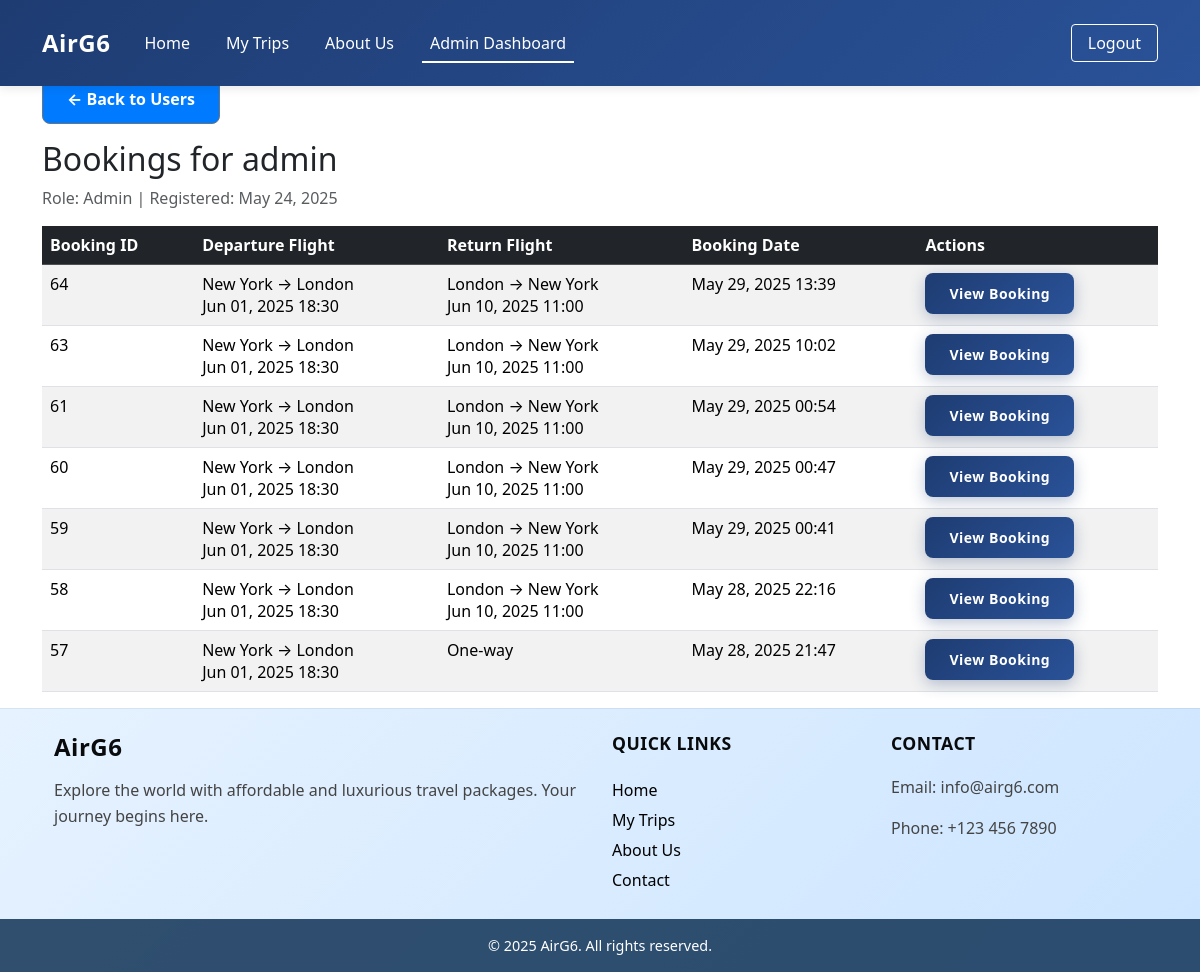
Screenshot of /admin/user_bookings.php?id=2 (signed in) with the database file from the repository.
### tables this page shows
CREATE TABLE `users` (
  `id` int(11) NOT NULL,
  `username` varchar(50) NOT NULL,
  `password` varchar(255) NOT NULL,
  `role` enum('client','admin') NOT NULL DEFAULT 'client',
  `created_at` timestamp NOT NULL DEFAULT current_timestamp()
);

CREATE TABLE `bookings` (
  `booking_id` int(11) NOT NULL,
  `user_id` int(11) DEFAULT NULL,
  `departure_flight_id` int(11) NOT NULL,
  `return_flight_id` int(11) DEFAULT NULL,
  `total_price` decimal(10,2) DEFAULT NULL,
  `booking_date` timestamp NOT NULL DEFAULT current_timestamp(),
  `confirmation_code` varchar(10) DEFAULT NULL,
  `passenger_count` int(11) NOT NULL DEFAULT 1
);

CREATE TABLE `flights` (
  `id` int(11) NOT NULL,
  `departure` varchar(100) DEFAULT NULL,
  `arrival` varchar(100) DEFAULT NULL,
  `departure_date` date DEFAULT NULL,
  `price` decimal(10,2) DEFAULT NULL,
  `airline` varchar(100) DEFAULT NULL,
  `seats_available` int(11) DEFAULT NULL,
  `departure_time` time NOT NULL,
  `arrival_time` time NOT NULL,
  `duration` varchar(20) NOT NULL
);

### admin/user_bookings.php (the view, shortened to what this page needs)
<link rel="stylesheet" href="../css/styles.css">
<?php
require_once '../includes/db.php';
include '../includes/navbar.php';
$user_id = intval($_GET['id']);
$stmt = $conn->prepare("SELECT * FROM users WHERE id = ?");
$stmt->bind_param("i", $user_id);
$stmt->execute();
$user = $stmt->get_result()->fetch_assoc();
$stmt = $conn->prepare("
    SELECT b.*,
    f1.departure as dep_from, f1.arrival as dep_to,
    f1.departure_date as dep_date, f1.departure_time as dep_time,
    f2.departure as ret_from, f2.arrival as ret_to,
    f2.departure_date as ret_date, f2.departure_time as ret_time
    FROM bookings b
    LEFT JOIN flights f1 ON b.departure_flight_id = f1.id
    LEFT JOIN flights f2 ON b.return_flight_id = f2.id
    WHERE b.user_id = ?
    ORDER BY b.booking_date DESC
");
$stmt->bind_param("i", $user_id);
$stmt->execute();
$bookings = $stmt->get_result();
?>
<!DOCTYPE html>
<html>
<head>
</head>
<body>
    <div class="container mt-4">
        <a href="users.php" class="btn btn-secondary mb-3">← Back to Users</a>
        <h2>Bookings for <?= htmlspecialchars($user['username']) ?></h2>
        <p class="text-muted">Role: <?= ucfirst($user['role']) ?> | Registered: <?= date('M d, Y', strtotime($user['created_at'])) ?></p>
        <?php if ($bookings->num_rows > 0): ?>
            <div class="table-responsive">
                <table class="table table-striped">
                    <thead class="table-dark">
                        <tr>
                            <th>Booking ID</th>
                            <th>Departure Flight</th>
                            <th>Return Flight</th>
                            <th>Booking Date</th>
                            <th>Actions</th>
                        </tr>
                    </thead>
                    <tbody>
                        <?php while ($booking = $bookings->fetch_assoc()): ?>
                        <tr>
                            <td><?= $booking['booking_id'] ?></td>
                            <td>
                                <?= $booking['dep_from'] ?> → <?= $booking['dep_to'] ?><br>
                                <?= date('M d, Y', strtotime($booking['dep_date'])) ?>
                                <?= substr($booking['dep_time'], 0, 5) ?>
                            </td>
                            <td>
                                <?php if ($booking['return_flight_id']): ?>
                                    <?= $booking['ret_from'] ?> → <?= $booking['ret_to'] ?><br>
                                    <?= date('M d, Y', strtotime($booking['ret_date'])) ?>
                                    <?= substr($booking['ret_time'], 0, 5) ?>
                                <?php else: ?>
                                    One-way
                                <?php endif; ?>
                            </td>
                            <td><?= date('M d, Y H:i', strtotime($booking['booking_date'])) ?></td>
                            <td>
                            <a href="../admin/booking_view.php?id=<?= $booking['booking_id'] ?>" class="btn btn-sm btn-primary">View Booking</a>
                            </td>
                        </tr>
                        <?php endwhile; ?>
                    </tbody>
                </table>
            </div>
        <?php else: ?>
            <div class="alert alert-info">This user has no bookings yet.</div>
        <?php endif; ?>
    </div>
    <?php include '../includes/footer.php'; ?>
</body>
</html>

### css/styles.css (style rules this page uses)
.btn { background-color: #007bff; color: white; padding: 0.75rem 1.5rem; text-decoration: none; font-weight: bold; border-radius: 8px; transition: 0.3s; }
body { padding-top: 50px; }
.btn-primary { background: linear-gradient(135deg, #1e3c72 0%, #2a5298 100%) !important; border: none; border-radius: 8px; padding: 10px 24px; font-weight: 600; letter-spacing: 0.5px; box-shadow: 0 4px 15px rgba(30, 60, 114, 0.3); transition: all 0.3s ease; }

### rows the page displays
users: username "admin", role "Admin", created_at "May 24, 2025"
bookings: booking_id "64", flights.departure "New York", flights.arrival "London", flights.departure_date "Jun 01, 2025", flights.departure_time "18:30", flights.departure "London", flights.arrival "New York", flights.departure_date "Jun 10, 2025", flights.departure_time "11:00", booking_date "May 29, 2025 13:39"
bookings: booking_id "63", flights.departure "New York", flights.arrival "London", flights.departure_date "Jun 01, 2025", flights.departure_time "18:30", flights.departure "London", flights.arrival "New York", flights.departure_date "Jun 10, 2025", flights.departure_time "11:00", booking_date "May 29, 2025 10:02"
bookings: booking_id "61", flights.departure "New York", flights.arrival "London", flights.departure_date "Jun 01, 2025", flights.departure_time "18:30", flights.departure "London", flights.arrival "New York", flights.departure_date "Jun 10, 2025", flights.departure_time "11:00", booking_date "May 29, 2025 00:54"
bookings: booking_id "60", flights.departure "New York", flights.arrival "London", flights.departure_date "Jun 01, 2025", flights.departure_time "18:30", flights.departure "London", flights.arrival "New York", flights.departure_date "Jun 10, 2025", flights.departure_time "11:00", booking_date "May 29, 2025 00:47"
bookings: booking_id "59", flights.departure "New York", flights.arrival "London", flights.departure_date "Jun 01, 2025", flights.departure_time "18:30", flights.departure "London", flights.arrival "New York", flights.departure_date "Jun 10, 2025", flights.departure_time "11:00", booking_date "May 29, 2025 00:41"
bookings: booking_id "58", flights.departure "New York", flights.arrival "London", flights.departure_date "Jun 01, 2025", flights.departure_time "18:30", flights.departure "London", flights.arrival "New York", flights.departure_date "Jun 10, 2025", flights.departure_time "11:00", booking_date "May 28, 2025 22:16"
bookings: booking_id "57", flights.departure "New York", flights.arrival "London", flights.departure_date "Jun 01, 2025", flights.departure_time "18:30", shows "One-way", booking_date "May 28, 2025 21:47"
